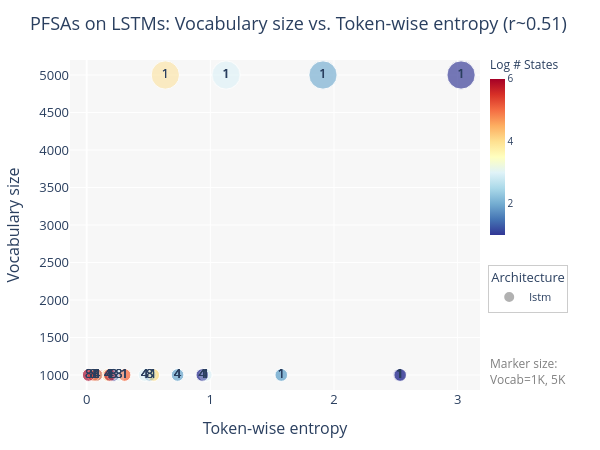
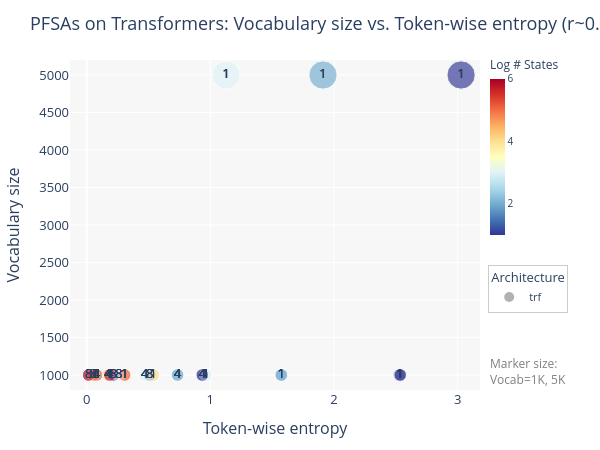
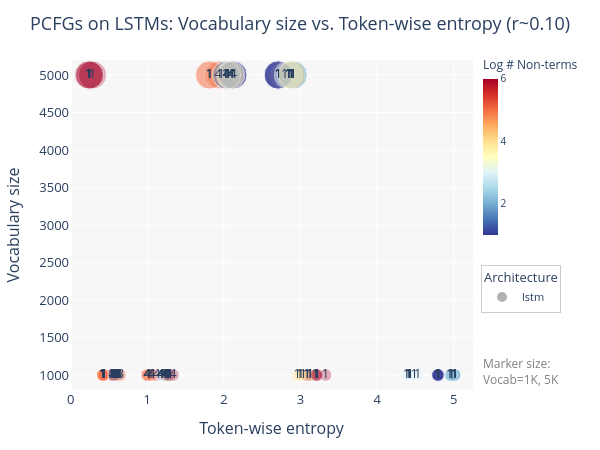
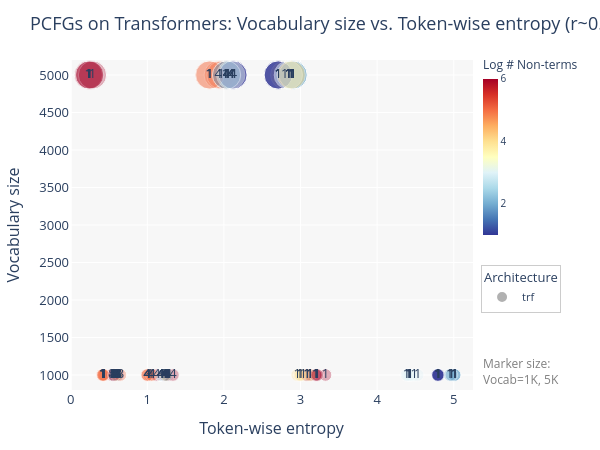

Notebook code cell kept with these figures, in order:
### Code cell
done = set()

for i, x in enumerate(pfsa_corr.columns):
    for y in pfsa_corr.columns:
        if x == y:
            continue
        if (x, y) in done or (y, x) in done:
            continue
        if x != 'Token-wise entropy':
            continue
        done.add((x, y))
        done.add((y, x))
        plot_regs(
            subset(
                df,
                [
                    ('Grammar type', 'pfsa', '=='),
                    ('Architecture', 'lstm', '==')
                ]
            ), x, y,
            title_pref = 'PFSAs on LSTMs: '
        )
        
        plot_regs(
            subset(
                df,
                [
                    ('Grammar type', 'pfsa', '=='),
                    ('Architecture', 'trf', '==')
                ]
            ), x, y,
            title_pref = 'PFSAs on Transformers: '
        )

        plot_regs(
            subset(
                df,
                [
                    ('Grammar type', 'pcfg', '=='),
                    ('Architecture', 'lstm', '==')
                ]
            ), x, y,
            title_pref = 'PCFGs on LSTMs: '
        )
        
        plot_regs(
            subset(
                df,
                [
                    ('Grammar type', 'pcfg', '=='),
                    ('Architecture', 'trf', '==')
                ]
            ), x, y,
            title_pref = 'PCFGs on Transformers: '
        )

### Figure 1 — Plotly figure (JSON) as saved in the notebook; plotly's stock layout.template omitted (floating-point values rounded to 4 significant figures)
{"data": [{"hovertemplate": "Architecture=lstm<br>Token-wise entropy=%{x}<br>Vocabulary size=%{marker.size}<br>Variance=%{text}<br>Log number of states or non-terminals=%{marker.color}<extra></extra>", "legendgroup": "lstm", "marker": {"color": [1.0, 2.0, 3.0, 4.0, 1.0, 2.0, 3.0, 4.0, 5.0, 6.0, 1.0, 2.0, 3.0, 4.0, 5.0, 6.0, 1.0, 2.0, 3.0, 4.0, 5.0, 6.0, 1.0, 2.0, 3.0, 1.0, 2.0, 3.0, 4.0, 5.0, 6.0, 1.0, 2.0, 3.0, 4.0, 5.0, 6.0, 1.0, 2.0, 3.0, 4.0, 5.0, 6.0, 1.0, 2.0, 3.0, 4.0, 1.0, 2.0, 3.0, 4.0, 5.0, 6.0, 1.0, 2.0, 3.0, 4.0, 5.0, 6.0, 1.0, 2.0, 3.0, 4.0, 5.0, 6.0, 1.0, 2.0, 3.0, 4.0, 1.0, 2.0, 3.0, 4.0, 5.0, 6.0, 1.0, 2.0, 3.0], "coloraxis": "coloraxis", "opacity": 0.3, "size": [1000, 1000, 1000, 1000, 1000, 1000, 1000, 1000, 1000, 1000, 1000, 1000, 1000, 1000, 1000, 1000, 1000, 1000, 1000, 1000, 1000, 1000, 5000, 5000, 5000, 1000, 1000, 1000, 1000, 1000, 1000, 1000, 1000, 1000, 1000, 1000, 1000, 1000, 1000, 1000, 1000, 1000, 1000, 5000, 5000, 5000, 5000, 1000, 1000, 1000, 1000, 1000, 1000, 1000, 1000, 1000, 1000, 1000, 1000, 1000, 1000, 1000, 1000, 1000, 1000, 5000, 5000, 5000, 5000, 1000, 1000, 1000, 1000, 1000, 1000, 1000, 1000, 1000], "sizemode": "area", "sizeref": 12.5, "symbol": "circle"}, "mode": "markers+text", "name": "lstm", "orientation": "v", "showlegend": true, "text": [1.0, 1.0, 1.0, 1.0, 1.0, 1.0, 1.0, 1.0, 1.0, 1.0, 4.0, 4.0, 4.0, 4.0, 4.0, 4.0, 8.0, 8.0, 8.0, 8.0, 8.0, 8.0, 1.0, 1.0, 1.0, 1.0, 1.0, 1.0, 1.0, 1.0, 1.0, 4.0, 4.0, 4.0, 4.0, 4.0, 4.0, 8.0, 8.0, 8.0, 8.0, 8.0, 8.0, 1.0, 1.0, 1.0, 1.0, 1.0, 1.0, 1.0, 1.0, 1.0, 1.0, 4.0, 4.0, 4.0, 4.0, 4.0, 4.0, 8.0, 8.0, 8.0, 8.0, 8.0, 8.0, 1.0, 1.0, 1.0, 1.0, 1.0, 1.0, 1.0, 1.0, 1.0, 1.0, 4.0, 4.0, 4.0], "type": "scatter", "x": [2.527, 1.573, 0.9626, 0.5375, 2.533, 1.575, 0.9632, 0.5386, 0.3073, 0.1885, 0.9352, 0.735, 0.4717, 0.1707, 0.1877, 0.08031, 0.2173, 0.5102, 0.2603, 0.07807, 0.05361, 0.01599, 3.027, 1.912, 1.129, 2.534, 1.574, 0.9668, 0.5391, 0.3072, 0.1888, 0.934, 0.7347, 0.4682, 0.1701, 0.1869, 0.0801, 0.2174, 0.5096, 0.2599, 0.0779, 0.05425, 0.01593, 3.03, 1.909, 1.13, 0.6356, 2.536, 1.576, 0.9628, 0.538, 0.307, 0.1888, 0.9352, 0.7358, 0.4671, 0.1706, 0.1861, 0.08023, 0.2175, 0.5108, 0.2598, 0.07802, 0.05442, 0.01593, 3.027, 1.913, 1.124, 0.6365, 2.537, 1.573, 0.9631, 0.5389, 0.306, 0.1885, 0.9361, 0.7353, 0.4697], "xaxis": "x", "y": [1000, 1000, 1000, 1000, 1000, 1000, 1000, 1000, 1000, 1000, 1000, 1000, 1000, 1000, 1000, 1000, 1000, 1000, 1000, 1000, 1000, 1000, 5000, 5000, 5000, 1000, 1000, 1000, 1000, 1000, 1000, 1000, 1000, 1000, 1000, 1000, 1000, 1000, 1000, 1000, 1000, 1000, 1000, 5000, 5000, 5000, 5000, 1000, 1000, 1000, 1000, 1000, 1000, 1000, 1000, 1000, 1000, 1000, 1000, 1000, 1000, 1000, 1000, 1000, 1000, 5000, 5000, 5000, 5000, 1000, 1000, 1000, 1000, 1000, 1000, 1000, 1000, 1000], "yaxis": "y"}], "layout": {"annotations": [{"font": {"color": "gray", "size": 12}, "showarrow": false, "text": "Marker size:", "x": 1.02, "xanchor": "left", "xref": "paper", "y": 0.05, "yref": "paper"}, {"font": {"color": "gray", "size": 12}, "showarrow": false, "text": "Vocab=1K, 5K", "x": 1.02, "xanchor": "left", "xref": "paper", "y": 0, "yref": "paper"}], "autosize": false, "coloraxis": {"cmax": 6, "cmin": 1, "colorbar": {"len": 0.6, "thickness": 15, "tickfont": {"size": 10}, "title": {"font": {"size": 12}, "text": "Log # States"}, "x": 1, "y": 1.04, "yanchor": "top"}, "colorscale": [[0, "rgb(49,54,149)"], [0.1, "rgb(69,117,180)"], [0.2, "rgb(116,173,209)"], [0.3, "rgb(171,217,233)"], [0.4, "rgb(224,243,248)"], [0.5, "rgb(255,255,191)"], [0.6, "rgb(254,224,144)"], [0.7, "rgb(253,174,97)"], [0.8, "rgb(244,109,67)"], [0.9, "rgb(215,48,39)"], [1, "rgb(165,0,38)"]]}, "font": {"size": 13}, "height": 450, "hovermode": "closest", "legend": {"bgcolor": "rgba(255, 255, 255, 0.8)", "bordercolor": "rgba(0, 0, 0, 0.2)", "borderwidth": 1, "font": {"size": 11}, "itemsizing": "constant", "orientation": "v", "title": {"text": "Architecture"}, "tracegroupgap": 0, "x": 1.02, "xanchor": "left", "y": 0.38, "yanchor": "top"}, "margin": {"b": 60, "l": 70, "r": 120, "t": 60}, "plot_bgcolor": "rgba(240, 240, 240, 0.5)", "title": {"text": "PFSAs on LSTMs: Vocabulary size vs. Token-wise entropy (r~0.51)"}, "width": 600, "xaxis": {"anchor": "y", "domain": [0, 1], "range": [-0.1348, 3.181], "title": {"text": "Token-wise entropy"}}, "yaxis": {"anchor": "x", "domain": [0, 1], "range": [800, 5200], "title": {"text": "Vocabulary size"}}}}

### Figure 2 — Plotly figure (JSON) as saved in the notebook; plotly's stock layout.template omitted (floating-point values rounded to 4 significant figures)
{"data": [{"hovertemplate": "Architecture=trf<br>Token-wise entropy=%{x}<br>Vocabulary size=%{marker.size}<br>Variance=%{text}<br>Log number of states or non-terminals=%{marker.color}<extra></extra>", "legendgroup": "trf", "marker": {"color": [1.0, 2.0, 3.0, 1.0, 2.0, 3.0, 4.0, 5.0, 6.0, 1.0, 2.0, 3.0, 4.0, 5.0, 6.0, 1.0, 2.0, 3.0, 4.0, 5.0, 6.0, 1.0, 2.0, 3.0, 1.0, 2.0, 3.0, 4.0, 5.0, 6.0, 1.0, 2.0, 3.0, 4.0, 5.0, 6.0, 1.0, 2.0, 3.0, 4.0, 5.0, 6.0, 1.0, 2.0, 3.0, 1.0, 2.0, 3.0, 4.0, 5.0, 6.0, 1.0, 2.0, 3.0, 4.0, 5.0, 6.0, 1.0, 2.0, 3.0, 4.0, 5.0, 6.0, 1.0, 2.0, 3.0, 1.0, 2.0, 3.0, 4.0, 5.0, 6.0, 1.0, 2.0], "coloraxis": "coloraxis", "opacity": 0.3, "size": [1000, 1000, 1000, 1000, 1000, 1000, 1000, 1000, 1000, 1000, 1000, 1000, 1000, 1000, 1000, 1000, 1000, 1000, 1000, 1000, 1000, 5000, 5000, 5000, 1000, 1000, 1000, 1000, 1000, 1000, 1000, 1000, 1000, 1000, 1000, 1000, 1000, 1000, 1000, 1000, 1000, 1000, 5000, 5000, 5000, 1000, 1000, 1000, 1000, 1000, 1000, 1000, 1000, 1000, 1000, 1000, 1000, 1000, 1000, 1000, 1000, 1000, 1000, 5000, 5000, 5000, 1000, 1000, 1000, 1000, 1000, 1000, 1000, 1000], "sizemode": "area", "sizeref": 12.5, "symbol": "circle"}, "mode": "markers+text", "name": "trf", "orientation": "v", "showlegend": true, "text": [1.0, 1.0, 1.0, 1.0, 1.0, 1.0, 1.0, 1.0, 1.0, 4.0, 4.0, 4.0, 4.0, 4.0, 4.0, 8.0, 8.0, 8.0, 8.0, 8.0, 8.0, 1.0, 1.0, 1.0, 1.0, 1.0, 1.0, 1.0, 1.0, 1.0, 4.0, 4.0, 4.0, 4.0, 4.0, 4.0, 8.0, 8.0, 8.0, 8.0, 8.0, 8.0, 1.0, 1.0, 1.0, 1.0, 1.0, 1.0, 1.0, 1.0, 1.0, 4.0, 4.0, 4.0, 4.0, 4.0, 4.0, 8.0, 8.0, 8.0, 8.0, 8.0, 8.0, 1.0, 1.0, 1.0, 1.0, 1.0, 1.0, 1.0, 1.0, 1.0, 4.0, 4.0], "type": "scatter", "x": [2.527, 1.573, 0.9626, 2.533, 1.575, 0.9632, 0.5386, 0.3073, 0.1885, 0.9352, 0.735, 0.4717, 0.1707, 0.1877, 0.08031, 0.2173, 0.5102, 0.2603, 0.07807, 0.05361, 0.01599, 3.027, 1.912, 1.129, 2.534, 1.574, 0.9668, 0.5391, 0.3072, 0.1888, 0.934, 0.7347, 0.4682, 0.1701, 0.1869, 0.0801, 0.2174, 0.5096, 0.2599, 0.0779, 0.05425, 0.01593, 3.03, 1.909, 1.13, 2.536, 1.576, 0.9628, 0.538, 0.307, 0.1888, 0.9352, 0.7358, 0.4671, 0.1706, 0.1861, 0.08023, 0.2175, 0.5108, 0.2598, 0.07802, 0.05442, 0.01593, 3.027, 1.913, 1.124, 2.537, 1.573, 0.9631, 0.5389, 0.306, 0.1885, 0.9361, 0.7353], "xaxis": "x", "y": [1000, 1000, 1000, 1000, 1000, 1000, 1000, 1000, 1000, 1000, 1000, 1000, 1000, 1000, 1000, 1000, 1000, 1000, 1000, 1000, 1000, 5000, 5000, 5000, 1000, 1000, 1000, 1000, 1000, 1000, 1000, 1000, 1000, 1000, 1000, 1000, 1000, 1000, 1000, 1000, 1000, 1000, 5000, 5000, 5000, 1000, 1000, 1000, 1000, 1000, 1000, 1000, 1000, 1000, 1000, 1000, 1000, 1000, 1000, 1000, 1000, 1000, 1000, 5000, 5000, 5000, 1000, 1000, 1000, 1000, 1000, 1000, 1000, 1000], "yaxis": "y"}], "layout": {"annotations": [{"font": {"color": "gray", "size": 12}, "showarrow": false, "text": "Marker size:", "x": 1.02, "xanchor": "left", "xref": "paper", "y": 0.05, "yref": "paper"}, {"font": {"color": "gray", "size": 12}, "showarrow": false, "text": "Vocab=1K, 5K", "x": 1.02, "xanchor": "left", "xref": "paper", "y": 0, "yref": "paper"}], "autosize": false, "coloraxis": {"cmax": 6, "cmin": 1, "colorbar": {"len": 0.6, "thickness": 15, "tickfont": {"size": 10}, "title": {"font": {"size": 12}, "text": "Log # States"}, "x": 1, "y": 1.04, "yanchor": "top"}, "colorscale": [[0, "rgb(49,54,149)"], [0.1, "rgb(69,117,180)"], [0.2, "rgb(116,173,209)"], [0.3, "rgb(171,217,233)"], [0.4, "rgb(224,243,248)"], [0.5, "rgb(255,255,191)"], [0.6, "rgb(254,224,144)"], [0.7, "rgb(253,174,97)"], [0.8, "rgb(244,109,67)"], [0.9, "rgb(215,48,39)"], [1, "rgb(165,0,38)"]]}, "font": {"size": 13}, "height": 450, "hovermode": "closest", "legend": {"bgcolor": "rgba(255, 255, 255, 0.8)", "bordercolor": "rgba(0, 0, 0, 0.2)", "borderwidth": 1, "font": {"size": 11}, "itemsizing": "constant", "orientation": "v", "title": {"text": "Architecture"}, "tracegroupgap": 0, "x": 1.02, "xanchor": "left", "y": 0.38, "yanchor": "top"}, "margin": {"b": 60, "l": 70, "r": 120, "t": 60}, "plot_bgcolor": "rgba(240, 240, 240, 0.5)", "title": {"text": "PFSAs on Transformers: Vocabulary size vs. Token-wise entropy (r~0.51)"}, "width": 600, "xaxis": {"anchor": "y", "domain": [0, 1], "range": [-0.1348, 3.181], "title": {"text": "Token-wise entropy"}}, "yaxis": {"anchor": "x", "domain": [0, 1], "range": [800, 5200], "title": {"text": "Vocabulary size"}}}}

### Figure 3 — Plotly figure (JSON) as saved in the notebook; plotly's stock layout.template omitted (floating-point values rounded to 4 significant figures; data arrays with more than 128 entries replaced by an {"elided": "..."} marker saying what was removed)
{"data": [{"hovertemplate": "Architecture=lstm<br>Token-wise entropy=%{x}<br>Vocabulary size=%{marker.size}<br>Variance=%{text}<br>Log number of states or non-terminals=%{marker.color}<extra></extra>", "legendgroup": "lstm", "marker": {"color": {"elided": "150 float values"}, "coloraxis": "coloraxis", "opacity": 0.3, "size": {"elided": "150 int values"}, "sizemode": "area", "sizeref": 12.5, "symbol": "circle"}, "mode": "markers+text", "name": "lstm", "orientation": "v", "showlegend": true, "text": {"elided": "150 float values"}, "type": "scatter", "x": {"elided": "150 float values"}, "xaxis": "x", "y": {"elided": "150 int values"}, "yaxis": "y"}], "layout": {"annotations": [{"font": {"color": "gray", "size": 12}, "showarrow": false, "text": "Marker size:", "x": 1.02, "xanchor": "left", "xref": "paper", "y": 0.05, "yref": "paper"}, {"font": {"color": "gray", "size": 12}, "showarrow": false, "text": "Vocab=1K, 5K", "x": 1.02, "xanchor": "left", "xref": "paper", "y": 0, "yref": "paper"}], "autosize": false, "coloraxis": {"cmax": 6, "cmin": 1, "colorbar": {"len": 0.6, "thickness": 15, "tickfont": {"size": 10}, "title": {"font": {"size": 12}, "text": "Log # Non-terms"}, "x": 1, "y": 1.04, "yanchor": "top"}, "colorscale": [[0, "rgb(49,54,149)"], [0.1, "rgb(69,117,180)"], [0.2, "rgb(116,173,209)"], [0.3, "rgb(171,217,233)"], [0.4, "rgb(224,243,248)"], [0.5, "rgb(255,255,191)"], [0.6, "rgb(254,224,144)"], [0.7, "rgb(253,174,97)"], [0.8, "rgb(244,109,67)"], [0.9, "rgb(215,48,39)"], [1, "rgb(165,0,38)"]]}, "font": {"size": 13}, "height": 450, "hovermode": "closest", "legend": {"bgcolor": "rgba(255, 255, 255, 0.8)", "bordercolor": "rgba(0, 0, 0, 0.2)", "borderwidth": 1, "font": {"size": 11}, "itemsizing": "constant", "orientation": "v", "title": {"text": "Architecture"}, "tracegroupgap": 0, "x": 1.02, "xanchor": "left", "y": 0.38, "yanchor": "top"}, "margin": {"b": 60, "l": 70, "r": 120, "t": 60}, "plot_bgcolor": "rgba(240, 240, 240, 0.5)", "title": {"text": "PCFGs on LSTMs: Vocabulary size vs. Token-wise entropy (r~0.10)"}, "width": 600, "xaxis": {"anchor": "y", "domain": [0, 1], "range": [-0.009477, 5.251], "title": {"text": "Token-wise entropy"}}, "yaxis": {"anchor": "x", "domain": [0, 1], "range": [800, 5200], "title": {"text": "Vocabulary size"}}}}

### Figure 4 — Plotly figure (JSON) as saved in the notebook; plotly's stock layout.template omitted (floating-point values rounded to 4 significant figures; data arrays with more than 128 entries replaced by an {"elided": "..."} marker saying what was removed)
{"data": [{"hovertemplate": "Architecture=trf<br>Token-wise entropy=%{x}<br>Vocabulary size=%{marker.size}<br>Variance=%{text}<br>Log number of states or non-terminals=%{marker.color}<extra></extra>", "legendgroup": "trf", "marker": {"color": {"elided": "147 float values"}, "coloraxis": "coloraxis", "opacity": 0.3, "size": {"elided": "147 int values"}, "sizemode": "area", "sizeref": 12.5, "symbol": "circle"}, "mode": "markers+text", "name": "trf", "orientation": "v", "showlegend": true, "text": {"elided": "147 float values"}, "type": "scatter", "x": {"elided": "147 float values"}, "xaxis": "x", "y": {"elided": "147 int values"}, "yaxis": "y"}], "layout": {"annotations": [{"font": {"color": "gray", "size": 12}, "showarrow": false, "text": "Marker size:", "x": 1.02, "xanchor": "left", "xref": "paper", "y": 0.05, "yref": "paper"}, {"font": {"color": "gray", "size": 12}, "showarrow": false, "text": "Vocab=1K, 5K", "x": 1.02, "xanchor": "left", "xref": "paper", "y": 0, "yref": "paper"}], "autosize": false, "coloraxis": {"cmax": 6, "cmin": 1, "colorbar": {"len": 0.6, "thickness": 15, "tickfont": {"size": 10}, "title": {"font": {"size": 12}, "text": "Log # Non-terms"}, "x": 1, "y": 1.04, "yanchor": "top"}, "colorscale": [[0, "rgb(49,54,149)"], [0.1, "rgb(69,117,180)"], [0.2, "rgb(116,173,209)"], [0.3, "rgb(171,217,233)"], [0.4, "rgb(224,243,248)"], [0.5, "rgb(255,255,191)"], [0.6, "rgb(254,224,144)"], [0.7, "rgb(253,174,97)"], [0.8, "rgb(244,109,67)"], [0.9, "rgb(215,48,39)"], [1, "rgb(165,0,38)"]]}, "font": {"size": 13}, "height": 450, "hovermode": "closest", "legend": {"bgcolor": "rgba(255, 255, 255, 0.8)", "bordercolor": "rgba(0, 0, 0, 0.2)", "borderwidth": 1, "font": {"size": 11}, "itemsizing": "constant", "orientation": "v", "title": {"text": "Architecture"}, "tracegroupgap": 0, "x": 1.02, "xanchor": "left", "y": 0.38, "yanchor": "top"}, "margin": {"b": 60, "l": 70, "r": 120, "t": 60}, "plot_bgcolor": "rgba(240, 240, 240, 0.5)", "title": {"text": "PCFGs on Transformers: Vocabulary size vs. Token-wise entropy (r~0.10)"}, "width": 600, "xaxis": {"anchor": "y", "domain": [0, 1], "range": [-0.009477, 5.251], "title": {"text": "Token-wise entropy"}}, "yaxis": {"anchor": "x", "domain": [0, 1], "range": [800, 5200], "title": {"text": "Vocabulary size"}}}}
